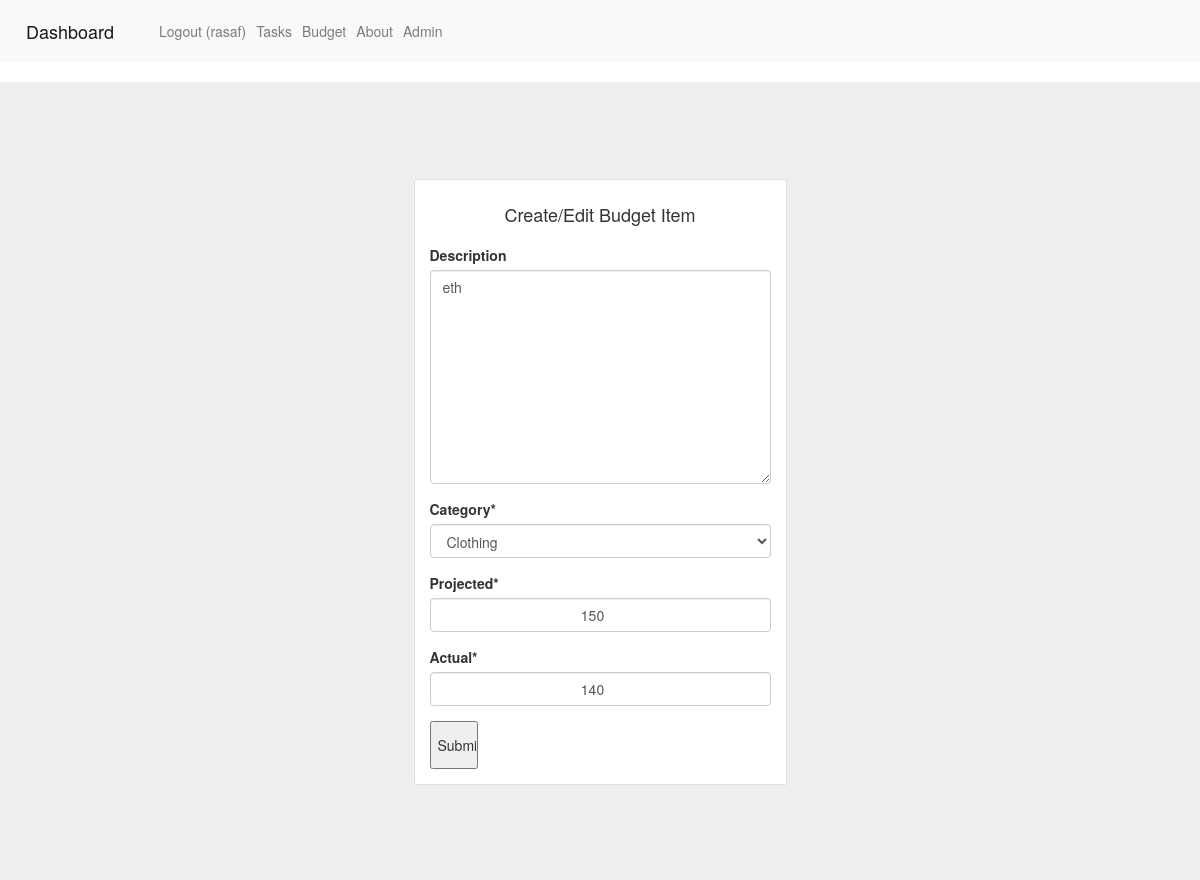
Screenshot of /budgets/update_budget/17/ (signed in) with the database file from the repository.
### budget/models.py (models this page shows)
class Budget(models.Model):
	user = models.ForeignKey(User, on_delete=models.CASCADE, null=True, blank=True)
	description = models.TextField(null=True, blank=True)
	category = models.ForeignKey(BudgetCategory, on_delete=models.CASCADE, null=True)
	projected = models.PositiveIntegerField(null=True, blank=False, default=0)
	actual = models.PositiveIntegerField(null=True, blank=False, default=0)
	balance = models.IntegerField(null=True, default=0)

class BudgetCategory(models.Model):
	category = models.CharField(max_length=128, null=True,unique =True)
	def __str__(self):
		return self.category

### budget/views.py (the view)
# urls.py: path('budgets/update_budget/<int:pk>/', BudgetUpdate.as_view(), name="update-budget"),
class BudgetUpdate(UpdateView):
	model = Budget
	fields = ['description','category','projected','actual']
	template_name = "budget_temp/budget_create.html"
	success_url = reverse_lazy('budgets')

### templates/budget_temp/budget_create.html (shortened to what this page needs)
<!DOCTYPE html>
<html>
  <head>
    {% include "bootstrap.html" %}
    {%load static %}
    {% load crispy_forms_tags %}
    {% include "navigation.html" %}
  </head>
    <section class="vh-100" style="background-color: #eee;">
      <div class="container py-5 h-100">
        <div class="row d-flex justify-content-center align-items-center h-100">
            <div class="card rounded-3">
              <div class="card-body p-4">
               <h4 class="text-center my-3 pb-3"> Create/Edit Budget Item</h4>
               	<form method="POST" action="">
				        {{form|crispy}}
				<input type="submit" value="Submit">
				</form>
			   </div>
		    </div>
		  </div>
      </div>
  </section>
</html>

### templates/navigation.html
<nav class="navbar navbar-expand-lg navbar-light bg-light">
  <a class="navbar-brand" href="/">Dashboard</a>
  <div class="collapse navbar-collapse" id="navbarSupportedContent">
    <ul class="navbar-nav mr-auto">
      {% if user.is_authenticated %}
       <li>
        <a class="nav-link" href="/logout/">Logout ({{user.username}})</a>
      </li>
      <li class="nav-item">
        <a class="nav-link" href="{% url 'tasks' %}">Tasks</a>
      </li>
      <li class="nav-item">
        <a class="nav-link" href="{% url 'budgets' %}">Budget</a>
      </li>
      <li class="nav-item">
        {% endif %}
        <a class="nav-link" href="{% url 'index1' %}">About</a>
      </li>
      <li class="nav-item">
        <a class="nav-link" href="/admin" target="_blank">Admin</a>
      </li>
  </div>
</nav>

### static/CSS/todo_style.css (style rules this page uses)
input { text-align: center; width: 48px; height: 48px; font-size: 24px; }

### rows the page displays
Budget: description "eth", projected "150", actual "140"
BudgetCategory: category "Clothing"

### other values shown
{{ user.username }} "rasaf"
